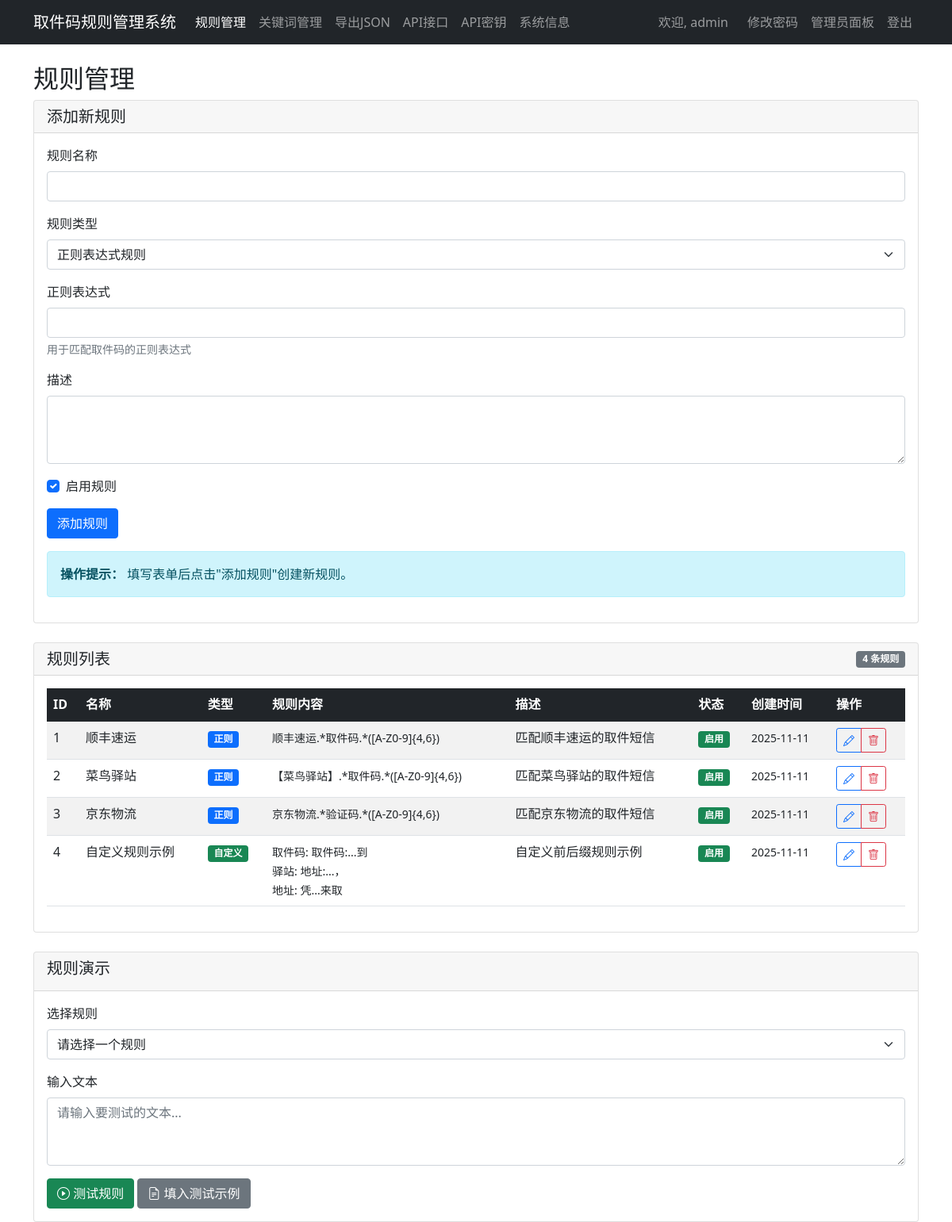
/rules.php (signed in), run on the app's committed database.
### tables this page shows
CREATE TABLE IF NOT EXISTS rules (
    id INT AUTO_INCREMENT PRIMARY KEY,
    name VARCHAR(100) NOT NULL,
    rule_type ENUM('regex', 'custom') NOT NULL DEFAULT 'regex',  
     
    pattern TEXT,  
     
    code_prefix VARCHAR(100),  
    code_suffix VARCHAR(100),  
    station_prefix VARCHAR(100),  
    station_suffix VARCHAR(100),  
    address_prefix VARCHAR(100),  
    address_suffix VARCHAR(100),  
    description TEXT,
    is_active TINYINT(1) DEFAULT 1,
    created_at TIMESTAMP DEFAULT CURRENT_TIMESTAMP,
    updated_at TIMESTAMP DEFAULT CURRENT_TIMESTAMP ON UPDATE CURRENT_TIMESTAMP
);

### rules.php (the view, shortened to what this page needs)
<?php
try {
    $pdo = getDBConnection();
    $stmt = $pdo->query("SELECT * FROM rules ORDER BY id ASC");
    $rules = $stmt->fetchAll(PDO::FETCH_ASSOC);
} catch (PDOException $e) {
    $rules = [];
    $message = '获取规则列表失败: ' . $e->getMessage();
}
$editRule = null;
?>
<!DOCTYPE html>
<html lang="zh-CN">
<head>
    <link href="https://cdn.jsdelivr.net/npm/bootstrap@5.1.3/dist/css/bootstrap.min.css" rel="stylesheet">
    <link href="https://cdn.jsdelivr.net/npm/bootstrap-icons@1.7.2/font/bootstrap-icons.css" rel="stylesheet">
    <link href="mobile.css" rel="stylesheet">
</head>
<body>
    <nav class="navbar navbar-expand-lg navbar-dark bg-dark">
        <div class="container">
            <a class="navbar-brand" href="index.php">取件码规则管理系统</a>
            <div class="navbar-nav">
                <a class="nav-link active" href="rules.php">规则管理</a>
                <a class="nav-link" href="keywords.php">关键词管理</a>
                <a class="nav-link" href="export.php">导出JSON</a>
                <a class="nav-link" href="api.php?action=get_rules" target="_blank">API接口</a>
                <a class="nav-link" href="api_keys.php">API密钥</a>
                <a class="nav-link" href="info.php">系统信息</a>
            </div>
            <div class="navbar-nav ms-auto">
                <span class="navbar-text me-3">欢迎, <?php echo htmlspecialchars($_SESSION['username']); ?></span>
                <a class="nav-link" href="change_password.php">修改密码</a>
                <?php if ($_SESSION['username'] === 'admin'): ?>
                    <a class="nav-link" href="admin_panel.php">管理员面板</a>
                <?php endif; ?>
                <a class="nav-link" href="logout.php">登出</a>
            </div>
        </div>
    </nav>
    <div class="container mt-4">
        <div class="row">
            <div class="col-md-12">
                <h2>规则管理</h2>
                <div class="card mb-4">
                    <div class="card-header d-flex justify-content-between align-items-center">
                        <h5 class="mb-0"><?php echo $editRule ? '编辑规则' : '添加新规则'; ?></h5>
                    </div>
                    <div class="card-body">
                        <form method="POST" id="ruleForm">
                            <div class="mb-3">
                                <label for="name" class="form-label">规则名称</label>
                                <input type="text" class="form-control" id="name" name="name"
                                       value="<?php echo $editRule ? htmlspecialchars($editRule['name']) : ''; ?>" required>
                            </div>
                            <div class="mb-3">
                                <label for="rule_type" class="form-label">规则类型</label>
                                <select class="form-select" id="rule_type" name="rule_type" required>
                                    <option value="regex" <?php echo (!$editRule || $editRule['rule_type'] === 'regex') ? 'selected' : ''; ?>>正则表达式规则</option>
                                </select>
                            </div>
                            <div id="regexSection" style="<?php echo (!$editRule || $editRule['rule_type'] === 'regex') ? 'display: block;' : 'display: none;'; ?>">
                                <div class="mb-3">
                                    <label for="pattern" class="form-label">正则表达式</label>
                                    <input type="text" class="form-control" id="pattern" name="pattern"
                                           value="<?php echo ($editRule && $editRule['rule_type'] === 'regex') ? htmlspecialchars($editRule['pattern']) : ''; ?>">
                                    <div class="form-text">用于匹配取件码的正则表达式</div>
                                </div>
                            </div>
                            <div class="mb-3">
                                <label for="description" class="form-label">描述</label>
                                <textarea class="form-control" id="description" name="description" rows="3"><?php echo $editRule ? htmlspecialchars($editRule['description']) : ''; ?></textarea>
                            </div>
                            <div class="mb-3 form-check">
                                <input type="checkbox" class="form-check-input" id="is_active" name="is_active"
                                       <?php echo (!$editRule || $editRule['is_active']) ? 'checked' : ''; ?>>
                                <label class="form-check-label" for="is_active">启用规则</label>
                            </div>
                            <button type="submit" class="btn btn-primary"><?php echo $editRule ? '更新规则' : '添加规则'; ?></button>
                        </form>
                        <div class="mt-3">
                            <div class="alert alert-info">
                                <strong>操作提示：</strong>
                                <?php if ($editRule): ?>
                                    点击"更新规则"保存修改，点击"取消"返回规则列表。
                                <?php else: ?>
                                    填写表单后点击"添加规则"创建新规则。
                                <?php endif; ?>
                            </div>
                        </div>
                    </div>
                </div>
                <div class="card">
                    <div class="card-header d-flex justify-content-between align-items-center">
                        <h5 class="mb-0">规则列表</h5>
                        <span class="badge bg-secondary"><?php echo count($rules); ?> 条规则</span>
                    </div>
                    <div class="card-body">
                        <?php if (empty($rules)): ?>
                            <p>暂无规则数据</p>
                        <?php else: ?>
                            <div class="table-responsive">
                                <table class="table table-striped table-hover">
                                    <thead class="table-dark">
                                        <tr>
                                            <th>ID</th>
                                            <th>名称</th>
                                            <th>类型</th>
                                            <th>规则内容</th>
                                            <th>描述</th>
                                            <th>状态</th>
                                            <th>创建时间</th>
                                            <th>操作</th>
                                        </tr>
                                    </thead>
                                    <tbody>
                                        <?php foreach ($rules as $rule): ?>
                                            <tr>
                                                <td><?php echo htmlspecialchars($rule['id']); ?></td>
                                                <td><?php echo htmlspecialchars($rule['name']); ?></td>
                                                <td>
                                                    <?php if ($rule['rule_type'] === 'regex'): ?>
                                                        <span class="badge bg-primary">正则</span>
                                                    <?php else: ?>
                                                        <span class="badge bg-success">自定义</span>
                                                    <?php endif; ?>
                                                </td>
                                                <td class="rule-content">
                                                    <?php if ($rule['rule_type'] === 'regex'): ?>
                                                        <small><?php echo htmlspecialchars($rule['pattern']); ?></small>
                                                    <?php else: ?>
                                                        <small>
                                                            取件码: <?php echo htmlspecialchars($rule['code_prefix'] . '...' . $rule['code_suffix']); ?><br>
                                                            驿站: <?php echo htmlspecialchars($rule['station_prefix'] . '...' . $rule['station_suffix']); ?><br>
                                                            地址: <?php echo htmlspecialchars($rule['address_prefix'] . '...' . $rule['address_suffix']); ?>
                                                        </small>
                                                    <?php endif; ?>
                                                </td>
                                                <td>
                                                    <?php
                                                    if (!empty($rule['description'])) {
                                                        echo strlen($rule['description']) > 50 ?
                                                            htmlspecialchars(substr($rule['description'], 0, 50)) . '...' :
                                                            htmlspecialchars($rule['description']);
                                                    } else {
                                                        echo '<span class="text-muted">无描述</span>';
                                                    }
                                                    ?>
                                                </td>
                                                <td>
                                                    <?php if ($rule['is_active']): ?>
                                                        <span class="badge bg-success">启用</span>
                                                    <?php else: ?>
                                                        <span class="badge bg-secondary">禁用</span>
                                                    <?php endif; ?>
                                                </td>
                                                <td>
                                                    <small><?php echo date('Y-m-d', strtotime($rule['created_at'])); ?></small>
                                                </td>
                                                <td>
                                                    <div class="btn-group btn-group-sm" role="group">
                                                        <a href="rules.php?action=edit&id=<?php echo $rule['id']; ?>" class="btn btn-outline-primary" title="编辑">
                                                            <i class="bi bi-pencil"></i>
                                                        </a>
                                                        <a href="rules.php?action=delete&id=<?php echo $rule['id']; ?>"
                                                           class="btn btn-outline-danger"
                                                           title="删除"
                                                           onclick="return confirm('确定要删除这个规则吗？\n\n规则ID: <?php echo htmlspecialchars($rule['id']); ?>\n规则名称: <?php echo htmlspecialchars($rule['name']); ?>')">
                                                            <i class="bi bi-trash"></i>
                                                        </a>
                                                    </div>
                                                </td>
                                            </tr>
                                        <?php endforeach; ?>
                                    </tbody>
                                </table>
                            </div>
                        <?php endif; ?>
                    </div>
                </div>
                <div class="card mt-4">
                    <div class="card-header">
                        <h5>规则演示</h5>
                    </div>
                    <div class="card-body">
                        <form id="demoForm">
                            <div class="mb-3">
                                <label for="demo_rule_id" class="form-label">选择规则</label>
                                <select class="form-select" id="demo_rule_id" name="demo_rule_id" required>
                                    <option value="">请选择一个规则</option>
                                </select>
                            </div>
                            <div class="mb-3">
                                <label for="demo_input" class="form-label">输入文本</label>
                                <textarea class="form-control" id="demo_input" name="demo_input" rows="3" placeholder="请输入要测试的文本..."></textarea>
                            </div>
                            <button type="button" class="btn btn-success" onclick="testRule()">
                                <i class="bi bi-play-circle"></i> 测试规则
                            </button>
                            <button type="button" class="btn btn-secondary" onclick="fillTestExample()">
                                <i class="bi bi-file-earmark-text"></i> 填入测试示例
                            </button>
                        </form>
                    </div>
                </div>
            </div>
        </div>
    </div>
</body>
</html>

### rules.php (style rules this page uses)
.rule-content { max-width: 300px; white-space: nowrap; overflow: hidden; text-overflow: ellipsis; }
.table th { white-space: nowrap; }
.badge { font-size: 0.75em; }

### data on the page
rules: id "1", name "顺丰速运", rule_type "正则", pattern "顺丰速运.*取件码.*([A-Z0-9]{4,6})", description "匹配顺丰速运的取件短信", is_active "启用", created_at "2025-11-11"
rules: id "2", name "菜鸟驿站", rule_type "正则", pattern "【菜鸟驿站】.*取件码.*([A-Z0-9]{4,6})", description "匹配菜鸟驿站的取件短信", is_active "启用", created_at "2025-11-11"
rules: id "3", name "京东物流", rule_type "正则", pattern "京东物流.*验证码.*([A-Z0-9]{4,6})", description "匹配京东物流的取件短信", is_active "启用", created_at "2025-11-11"
rules: id "4", name "自定义规则示例", rule_type "自定义", code_prefix+code_suffix "取件码:...到", station_prefix+station_suffix "地址:...，", address_prefix+address_suffix "凭...来取", description "自定义前后缀规则示例", is_active "启用", created_at "2025-11-11"

### other printed values
$_SESSION['username'] "admin"
count($rules) "4"
